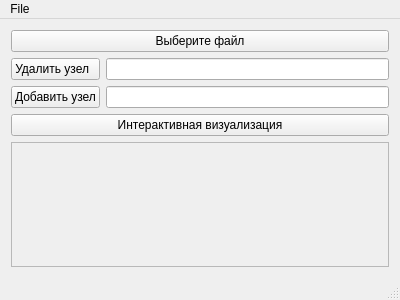
<?xml version="1.0" encoding="UTF-8"?>
<ui version="4.0">
 <class>MainWindow</class>
 <widget class="QMainWindow" name="MainWindow">
  <property name="geometry">
   <rect>
    <x>0</x>
    <y>0</y>
    <width>400</width>
    <height>300</height>
   </rect>
  </property>
  <property name="windowTitle">
   <string>АВЛ-дерево</string>
  </property>
  <property name="windowIcon">
   <iconset resource="resource.qrc">
    <normaloff>:/doc/image.jpg</normaloff>:/doc/image.jpg</iconset>
  </property>
  <property name="accessibleName">
   <string/>
  </property>
  <property name="styleSheet">
   <string notr="true">alternate-background-color: rgb(76, 184, 255);</string>
  </property>
  <property name="documentMode">
   <bool>false</bool>
  </property>
  <widget class="QWidget" name="centralWidget">
   <layout class="QVBoxLayout" name="verticalLayout">
    <item>
     <widget class="QPushButton" name="select_file">
      <property name="text">
       <string>Выберите файл</string>
      </property>
     </widget>
    </item>
    <item>
     <layout class="QHBoxLayout" name="horizontalLayout">
      <item>
       <widget class="QPushButton" name="delete_node_b">
        <property name="font">
         <font>
          <weight>50</weight>
          <italic>false</italic>
          <bold>false</bold>
          <underline>false</underline>
         </font>
        </property>
        <property name="text">
         <string>Удалить узел  </string>
        </property>
       </widget>
      </item>
      <item>
       <widget class="QLineEdit" name="delete_node_l"/>
      </item>
     </layout>
    </item>
    <item>
     <layout class="QHBoxLayout" name="horizontalLayout_2">
      <item>
       <widget class="QPushButton" name="add_node_b">
        <property name="text">
         <string>Добавить узел</string>
        </property>
       </widget>
      </item>
      <item>
       <widget class="QLineEdit" name="add_node_l"/>
      </item>
     </layout>
    </item>
    <item>
     <widget class="QPushButton" name="pushButton">
      <property name="text">
       <string>Интерактивная визуализация</string>
      </property>
     </widget>
    </item>
    <item>
     <widget class="QScrollArea" name="scrollArea">
      <property name="maximumSize">
       <size>
        <width>16777215</width>
        <height>160</height>
       </size>
      </property>
      <property name="widgetResizable">
       <bool>true</bool>
      </property>
      <widget class="QWidget" name="scrollAreaWidgetContents">
       <property name="geometry">
        <rect>
         <x>0</x>
         <y>0</y>
         <width>380</width>
         <height>119</height>
        </rect>
       </property>
      </widget>
     </widget>
    </item>
   </layout>
  </widget>
  <widget class="QMenuBar" name="menuBar">
   <property name="geometry">
    <rect>
     <x>0</x>
     <y>0</y>
     <width>400</width>
     <height>21</height>
    </rect>
   </property>
   <widget class="QMenu" name="menuFile">
    <property name="title">
     <string>File</string>
    </property>
    <addaction name="actionHelp"/>
    <addaction name="actionAbout"/>
    <addaction name="action"/>
   </widget>
   <addaction name="menuFile"/>
  </widget>
  <widget class="QStatusBar" name="statusBar"/>
  <action name="actionHelp">
   <property name="text">
    <string>Help</string>
   </property>
   <property name="shortcut">
    <string>F1</string>
   </property>
  </action>
  <action name="actionAbout">
   <property name="text">
    <string>About...</string>
   </property>
   <property name="shortcut">
    <string>F2</string>
   </property>
  </action>
  <action name="action">
   <property name="text">
    <string>Сброс</string>
   </property>
   <property name="shortcut">
    <string>F3</string>
   </property>
  </action>
 </widget>
 <layoutdefault spacing="6" margin="11"/>
 <resources>
  <include location="resource.qrc"/>
 </resources>
 <connections/>
</ui>
